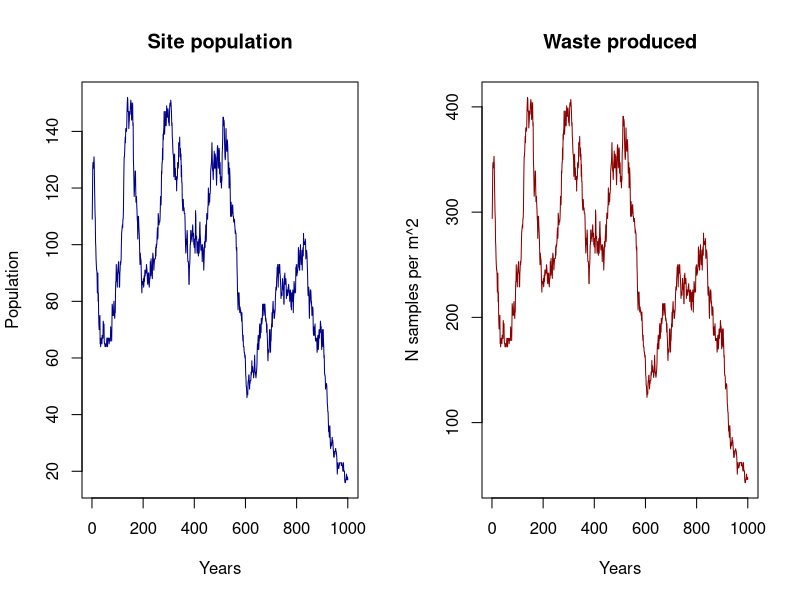
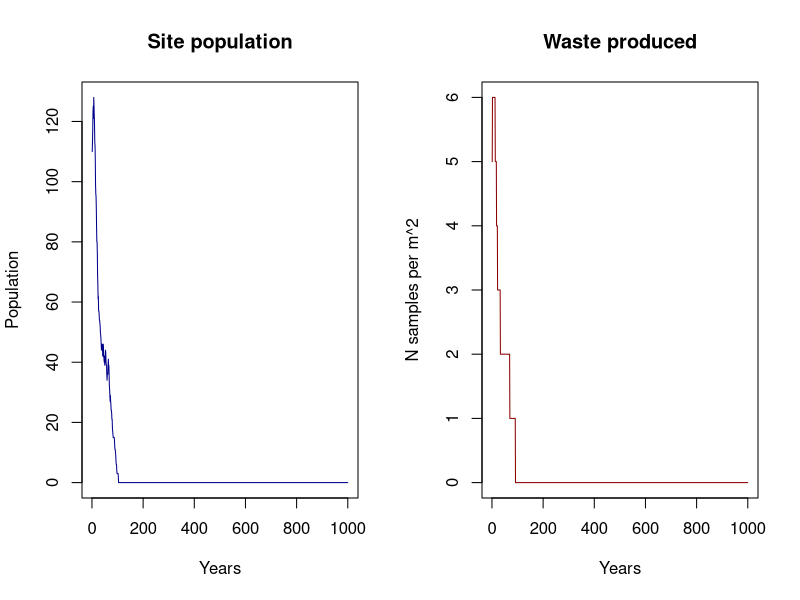
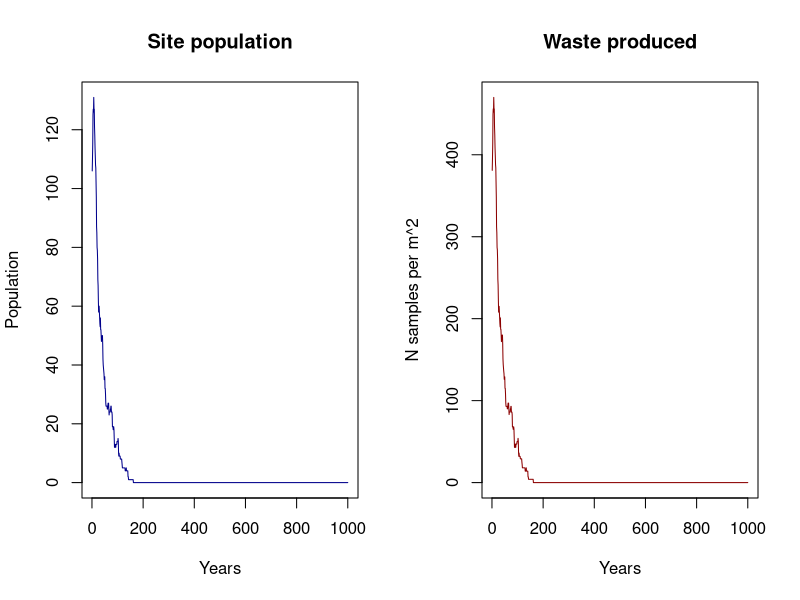
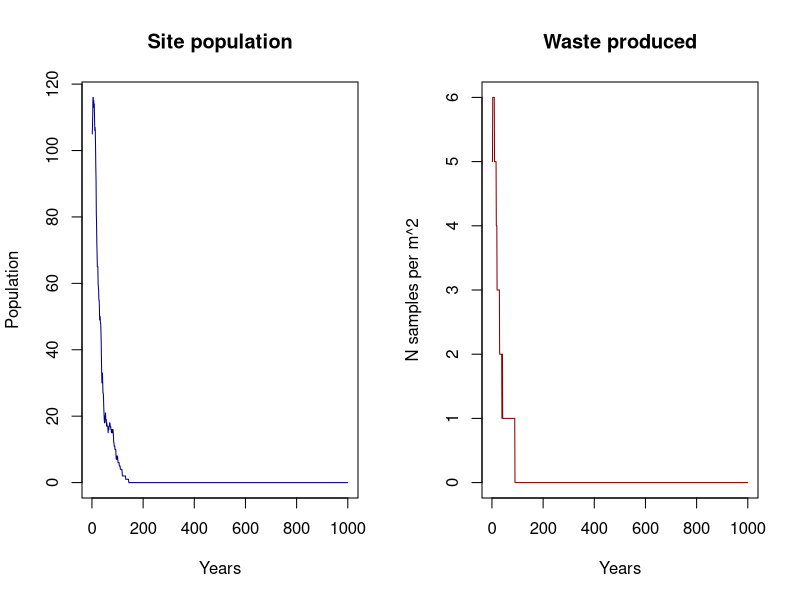
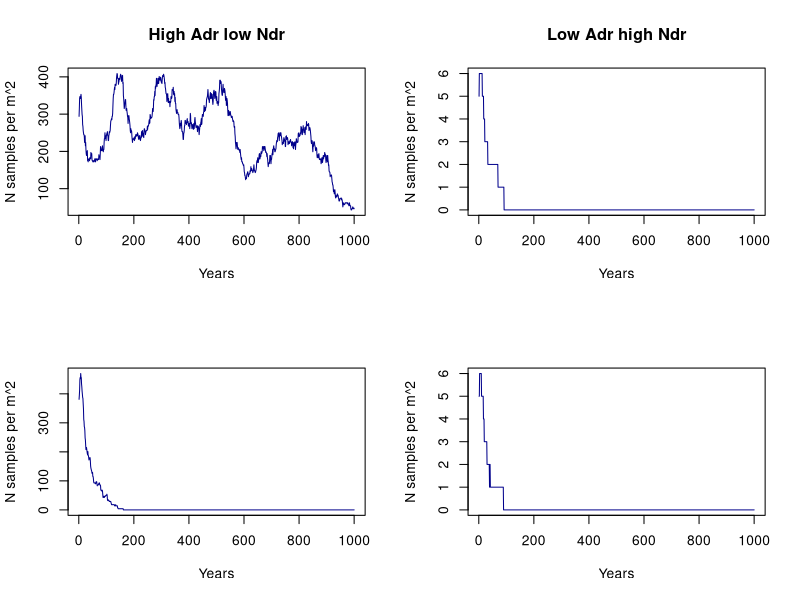

Recreate these plots in R, in order.
## ---- chunk 1
library(DiagrammeR)

grViz("
digraph record_formation {

graph [layout = dot, ## Set title and layout
       label = 'Record formation process',
       labelloc = 't'
       fontname = Helvetica,
       fontsize = 30]

# node definitions with substituted label text
node [fontname = Helvetica, ## General node definition
      style = filled,
      color = MistyRose]
      
## Per node definition
a [label = '@@1',
   fillcolor = Orangered]
b [label = '@@2']
c [label = '@@3',
   fillcolor = Orangered]
d [label = '@@4']
e [label = '@@5',
   fillcolor = Orangered]
f [label = '@@6',
   fillcolor = orange,
   fixedsize = shape,
   width = 4.5,
   height = 1,
   fontsize = 30]

## General edge definition
edge [color = grey,
       arrowhead = vee,
       arrowtail = vee]

## Specific edges
a -> {c}
b -> {c}
c -> {f}
d -> {e}
e -> {f}
}

## Label definition
[1]: 'Pop (group size)'
[2]: 'Site function'
[3]: 'Anthropogenic deposition rates'
[4]: 'Site type'
[5]: 'Natural deposition rates'
[6]: 'Waste/sqrm'

")

## ---- chunk 2
grViz("
digraph record_formation {

graph [layout = dot, ## Set title and layout
       label = 'Record formation process',
       labelloc = 't'
       fontname = Helvetica,
       fontsize = 30]

# node definitions with substituted label text
node [fontname = Helvetica, ## General node definition
      style = filled,
      color = MistyRose]
      
## Per node definition
a [label = '@@1',
   fillcolor = Orangered]
b [label = '@@2',
   fillcolor = orange,
   fixedsize = shape,
   width = 4.5,
   height = 1,
   fontsize = 30]

## General edge definition
edge [color = grey,
       arrowhead = vee,
       arrowtail = vee]

## Specific edges
a -> {b}
}

## Label definition
[1]: 'Pop (group size)'
[2]: 'Waste/sqrm'

")

## ---- chunk 3
grViz("
digraph record_formation {

graph [layout = dot, ## Set title and layout
       label = 'Record formation process',
       labelloc = 't'
       fontname = Helvetica,
       fontsize = 30]

# node definitions with substituted label text
node [fontname = Helvetica, ## General node definition
      style = filled,
      color = MistyRose]
      
## Per node definition
a [label = '@@1',
   fillcolor = Orangered]
b [label = '@@2',
   fillcolor = Orangered]
c [label = '@@3',
   fillcolor = orange,
   fixedsize = shape,
   width = 4.5,
   height = 1,
   fontsize = 30]

## General edge definition
edge [color = grey,
       arrowhead = vee,
       arrowtail = vee]

## Specific edges
a -> {c}
b -> {c}
}

## Label definition
[1]: 'Anthropogenic deposition rates'
[2]: 'Natural deposition rates'
[3]: 'Waste/sqrm'

")

## ---- chunk 4

### Population protocol

## Function 1. Generation of population dynamics
#' Returns a data.frame with two columns, where the number of rows is the number of
#' people. The first column contains the ages and the second column contains the sex.
#' @title Gpd
#' @param x: Input data. A data frame or matrix with two columns and nrow = Initial
#' population. One row per individual. The first column is the age of the individual.
#' The second column is the sex of the individual, and must be c("F","M").
#' @param W_fer_age: Vector with two values. The first value is the youngest age
#' at which it is considered that women can have children for prehistoric societies.
#' The second value is the oldest age at which it is considered that women can 
#' have children. Default is c(10,30).
#' @param M_fer_age: Vector with two values. The first value is the youngest age
#' at which it is considered that men can have children for prehistoric societies.
#' The second value is the oldest age at which it is considered that men can have 
#' children. Default is c(15,40)
#' @param  P_o: Probability of a woman having a son per year. Default is 0.3.
#' @export

Gpd <- function(x, W_fer_age = c(10,30), M_fer_age = c(15,40),
                P_o = 0.3){
  
  ### Process of having offspring
  
  # Female fertile population
  W <- x[x[,2]=="F",]
  W_fert <- W[W$Age>W_fer_age[1] & W$Age<W_fer_age[2],]
  
  # Male fertile population
  M <- x[x[,2]=="M",]
  M_fert <- M[M$Age>M_fer_age[1] & M$Age<M_fer_age[2],]
  
  ## Probability of having descendance per woman
  # Penalisation in case there are too few men
  pen <- round(nrow(M_fert)*2/nrow(W_fert),2) ## Assumes one man can have two women
  pen[pen>1] <- 1 ## The men penalisation can never multiply the birth rate per woman
  
  ## Probability of a woman having a son per year
  P_o <- P_o*pen
  
  Offspring <- sum(rbinom(nrow(W_fert),1,P_o))
  New_pop <- data.frame("Age" = rep(0,Offspring),                        
                        "Sex" = sample(c("M","F"),Offspring,prob=c(0.5,0.5),replace = TRUE))
  x <- rbind(x,New_pop)
  
  ### Process of dying
  
  vec_d <- apply(x,1,death)
  x <- x[vec_d==0,]
  
  ## Apply carrying capacty restrictions
  x <- K_lim(x, K)
  
  return(x)
}

## Function 2. Simulation of death process
#' @title death
#' Returns a value (0,1) where 0 = person lives and 1 = person dies, based
#' on pd (the probability matrix)
#' Thought to use with apply
#' @param x: An integer with the age of the person
#' @param pd: The probability matrix for mortality by age. A matrix is provided as 
#' default, but the user should provide another adapted to her/his population.
#' @export

death <- function(x,pd=data.frame("Age" = c(0:99),
                                  "P_d" = c(rep(0.13,2),
                                            rep(0.08,8),
                                            rep(0.01,25),
                                            rep(0.1,15),
                                            rep(0.15,10),
                                            rep(0.25,5),
                                            rep(0.99,35)))){
  age <- as.numeric(x[1])
  return(rbinom(1,1,prob = pd[pd$Age==age,2]))
}

## Function 3. Simulation of carrying capacity limitation
## If the population exceeds the carrying capacity, it eliminates oversize
## with 0.8 probability per person exceeding.
#' @title K_lim
#' @param x: Data frame or matrix. Population (number of people)
#' @param k: Integer. Carrying capacity. Provided by the user
#' @export

K_lim <- function(x,k,prob = 0.8){
  p <- nrow(x)
  if (p>k){
    o <- rbinom(p-k,1,prob)
    o <- sum(o[o==1])
    o[o==0] <- 1 ## Avoids problem eliminating all the df if remove == 0
    x <- x[-sample(1:nrow(x),o,replace = FALSE),]
  }
  return(x)
}


## ---- chunk 5

## Function 4. Simulation of anthropogenic deposition rates
#' Returns the Kilograms of bone produced per year in a site.
#' @param x: Integer (user provided) or data.frame. It is the number of people
#' inhabiting the site. If data.frame, the number of people is the number of rows. 
#' @param S_f: String. It is the site functionality, and it modulates the effect
#' of number of people by considering partial occupation of the site and different
#' deposition rates according the activities deployed. Possible states are:
#' 'residential' ('r'), 'logistic' ('l'), 'permanent' ('p') and 'funeral' ('f').
#' If S_f = 'f', number of buried individuals must be specified (in the argument x).
#'  Default is 'p'.
#' @param occ: If S_f = 'r' or S_f = 'l', occ (time of occupation of the camp
#' per year, in months) must be specified. Default is NULL, but if left NULL,
#' the function considers 1 month for logistic camps and 3 months for 
#' residential camps.
#' @param ca: Continuous value. It is the average of calories per adult person 
#' consumed per day. It's the mean between man average and woman average. Although
#' it is not limited, values should range between 1500 and 3000. Default is 2000.
#' @param m: Percentage. It is the amount of those calories that is meat (and not
#' other types of food, such as cereal, fish, etc.). Some values for this are offered 
#' in Cordain (2002) and Cordain et al. (2000). Default is 0.65.
#' @param c: Percentage. Represents how much of the food is consumed within the camp.
#' Default is 0.6, following the work of Collette-Barbesque et al. (2016).
#' @param ck: Kcalories per Kilogram of meet. Continuous variable. This can be very
#' variable. Although it is not limited, values should stay between 1000 and 2500.
#' Defaul is 1850, since this is the mean after checking with BEDCA database. More
#' info in paper. 
#' @param f: Percentage of bone per meat consumed. Default is 0.07 following
#' archaeological literature. 
#' @export

A_dep_r <- function(x,S_f = "p", occ = NULL, ca = 2000, m = 0.65, c = 0.6, 
                    ck = 1850, f = 0.07){
  try(if(is.null(x) == TRUE & is.null(S_f) == TRUE) 
    stop("Population and Site function undefined"))
  
  ## Set the number of individuals
  if (is.vector(x)==TRUE){
    Pop <- length(x)
  } else {
    Pop <- nrow(x)
  }
  
  ## Define time for logistic/residential camps if time = NULL
  if (is.null(occ) == TRUE){
    if (S_f == 'r'){
      occ <- 3
    } else if (S_f == 'l'){
      occ <- 1
    } else if ((S_f == 'p')){
      occ <- 12
    }
  }
  
  ## See main text for definitions
  ca <- ca*365 ## Calories per person/year
  tc <- ca*m ## Define total calories
  adr <- (((Pop*((tc*c)/ck))/12)*occ)*f
  
  if (S_f == 'f'){
    adr <- Pop*17 # 17 kg of bone as an average per person
  }
  return(adr)
}
## ---- chunk 6
## Function 5. Simulation of deposition deposition rates
#' For the output. If site.based == FALSE, it returns a single value, as it 
#' considers the same value for each year. If site.based == TRUE, it returns
#' a vector with as many values as years considered, with the specific sedimentary
#' rate for each year.
#' @title N_dep_r
#' @param S_t: Three possible site types have been considered: 'open-air' ('oa'),
#' 'cave' ('c') and rockshelter ('rs'). When enabled, this parameter modules the 
#' effect of the speed. Default is NULL.
#' @param sed.r: This is the speed at which the natural sediment deposits on the 
#' 'site. It has three levels: 'slow' ('s'), 'medium' ('m') and 'fast' ('f'). 
#' Default is 'm'.
#' @param site.based: Boolean. It states whether the depositio rates are based 
#' directly from the site. It TRUE, then the parameter 'layers' must be specified.
#' Default is FALSE
#' @param layers: A data frame, whith as many rows as layers. For the columns,
#' the first column is the name of each layer, the second column is the thickness
#' of the layer (in cms), the third column is the first year from where the layer
#' is to be computed and the last column is the last of the layer. The deposition
#' rate is computed as cm/nyears
#' @export

## Example for parameter 'layers'
#nlay <- data.frame("Layers" = c(1,2,3), "Thickness" = c(16,14,13),
#                   "Initial year" = c(7500,7100,6800), "Final year" = 

N_dep_r <- function(S_t = NULL, sed.r = 'm', site.based = FALSE,
                    layers){
  
  if (site.based == FALSE){
    ## Set the general speed of the deposition rates
    if (sed.r == 's'){
      s <- 0.05
    } else if (sed.r == 'm'){
      s <- 0.1
    } else if (sed.r == 'f'){
      s <- 0.15
    }
    
    ## Set the value for site type
    if(is.null(S_t) == FALSE){
      if (S_t == 'oa'){
        s <- s*3
      } else if (S_t == 'rs'){
        s <- s*2
      }
    }
  } else {
    l_rates <- rep(0,nrow(layers))
    for (i in 1:nrow(layers)){
      l_rates[i] <- round(layers[i,2]/(layers[i,3]-layers[i,4]),2)
    }
    s <- c()
    for (i in 1:nrow(layers)){
      s <- append(s,rep(l_rates[i],layers[i,3]-layers[i,4]))
    }
  }
  return(s)
}

## ---- chunk 7
## Function 6. Waste production
#' Returns the final product of the waste produced in a site. An integer.
#' @title W_prod
#' @param x: Integer (user provided) or data.frame. It is the number of people
#' inhabiting the site. If data.frame, the number of people is the number of rows.
#' @param Adr: An integer. Can be inserted directly or modelled.
#' @param Ndr: A double. Can be inserted directly or modelled.
#' @param area: An integer. This is the total area of the site.
#' @param ss: An integer. This is the sample size required for 14C dating.
#' Default is 4, considering 4 gm of non-charred bone needed for one dating.
#' @export

W_prod <- function(x,Adr = NULL,Ndr = NULL, area, ss = 4){
  
  ## Set the number of individuals
  if (is.vector(x)==TRUE){
    Pop <- length(x)
  } else {
    Pop <- nrow(x)
  }
  
  if (is.null(Adr) == TRUE & is.null(Ndr) == TRUE){
    w <- Pop*5*20
  } else if (is.null(Adr) == TRUE & is.null(Ndr) == FALSE){
    w <- (Pop*5*20)/(10*Ndr)
  } else if (is.null(Adr) == FALSE & is.null(Ndr) == FALSE){
    w <- Adr/(10*Ndr)
  } else if (is.null(Adr) == FALSE & is.null(Ndr) == TRUE){
    w <- Adr
  }
  
  w <- w*(1000/ss)

  w <- round(w/area)
  return(w)
} 
## ---- chunk 8

## Set initial values
set.seed(1234)
ts <- 1000 # Time span
K <- 150
area <- 1000
Gs_init <- 100 # Initial population
Gs_init <- data.frame("Age" = sample(10:30,Gs_init,10:30, replace = TRUE),
                      "Sex" = sample(c("M","F"), Gs_init, prob = c(0.5,0.5), replace = TRUE))


## ---- chunk 9
## Start the loop
res <- data.frame("Pop" = rep(0,ts), "W" = rep(0,ts))
Pop <- Gs_init

for (i in 1:ts){
  Pop <- Gpd(Pop)
  a_w <- A_dep_r(Pop)
  ndp <- N_dep_r()
  
  res$Pop[i] <- nrow(Pop)
  res$W[i] <- W_prod(Pop, Adr= a_w, Ndr = ndp, area = area)
  Pop$Age <- Pop$Age+1
}
## ---- chunk 10
## Plots
par(mfrow = c(1,2))
plot(res$Pop, type = "l", col = "darkblue", ylab = "Population",
     xlab = "Years", main = "Site population")
plot(res$W, type = "l", col = "darkred", ylab = "N samples per m^2",
     xlab = "Years", main = "Waste produced")
## ---- chunk 11
## Different conditions
# Start the loop

res2 <- data.frame("Pop" = rep(0,ts), "W" = rep(0,ts))
Pop <- Gs_init

for (i in 1:ts){
  Pop <- Gpd(Pop)
  a_w <- A_dep_r(Pop, S_f = "l", occ = 1)
  ndp <- N_dep_r(S_t = "oa", sed.r = "f")
  
  res2$Pop[i] <- nrow(Pop)
  res2$W[i] <- W_prod(Pop, Adr= a_w, Ndr = ndp, area = area)
  Pop$Age <- Pop$Age+1
}
## ---- chunk 12
## Plots
par(mfrow = c(1,2))
plot(res2$Pop, type = "l", col = "darkblue", ylab = "Population",
     xlab = "Years", main = "Site population")
plot(res2$W, type = "l", col = "darkred", ylab = "N samples per m^2",
     xlab = "Years", main = "Waste produced")
## ---- chunk 13
## Different conditions
# Start the loop

res3 <- data.frame("Pop" = rep(0,ts), "W" = rep(0,ts))
Pop <- Gs_init

for (i in 1:ts){
  Pop <- Gpd(Pop, W_fer_age = c(15,35), M_fer_age = c(15,35), P_o = 0.2)
  a_w <- A_dep_r(Pop, S_f = "h", occ = 8)
  ndp <- N_dep_r(S_t = "c", sed.r = "s")
  
  res3$Pop[i] <- nrow(Pop)
  res3$W[i] <- W_prod(Pop, Adr= a_w, Ndr = ndp, area = area)
  Pop$Age <- Pop$Age+1
}

## Plots
par(mfrow = c(1,2))
plot(res3$Pop, type = "l", col = "darkblue", ylab = "Population",
     xlab = "Years", main = "Site population")
plot(res3$W, type = "l", col = "darkred", ylab = "N samples per m^2",
     xlab = "Years", main = "Waste produced")

## ---- chunk 14
## Different conditions
# Start the loop

res4 <- data.frame("Pop" = rep(0,ts), "W" = rep(0,ts))
Pop <- Gs_init

for (i in 1:ts){
  Pop <- Gpd(Pop, W_fer_age = c(15,35), M_fer_age = c(15,35), P_o = 0.2)
  a_w <- A_dep_r(Pop, S_f = "l", occ = 1)
  ndp <- N_dep_r(S_t = "oa", sed.r = "f")
  
  res4$Pop[i] <- nrow(Pop)
  res4$W[i] <- W_prod(Pop, Adr= a_w, Ndr = ndp, area = area)
  Pop$Age <- Pop$Age+1
}

## Plots
par(mfrow = c(1,2))
plot(res4$Pop, type = "l", col = "darkblue", ylab = "Population",
     xlab = "Years", main = "Site population")
plot(res4$W, type = "l", col = "darkred", ylab = "N samples per m^2",
     xlab = "Years", main = "Waste produced")

## ---- chunk 15
## Plots
par(mfrow = c(2,2))
plot(res$W, type = "l", col = "darkblue", ylab = "N samples per m^2",
     xlab = "Years", main = "High Adr low Ndr")
plot(res2$W, type = "l", col = "darkblue", ylab = "N samples per m^2",
     xlab = "Years", main = "Low Adr high Ndr")
plot(res3$W, type = "l", col = "darkblue", ylab = "N samples per m^2",
     xlab = "Years")
plot(res4$W, type = "l", col = "darkblue", ylab = "N samples per m^2",
     xlab = "Years")
